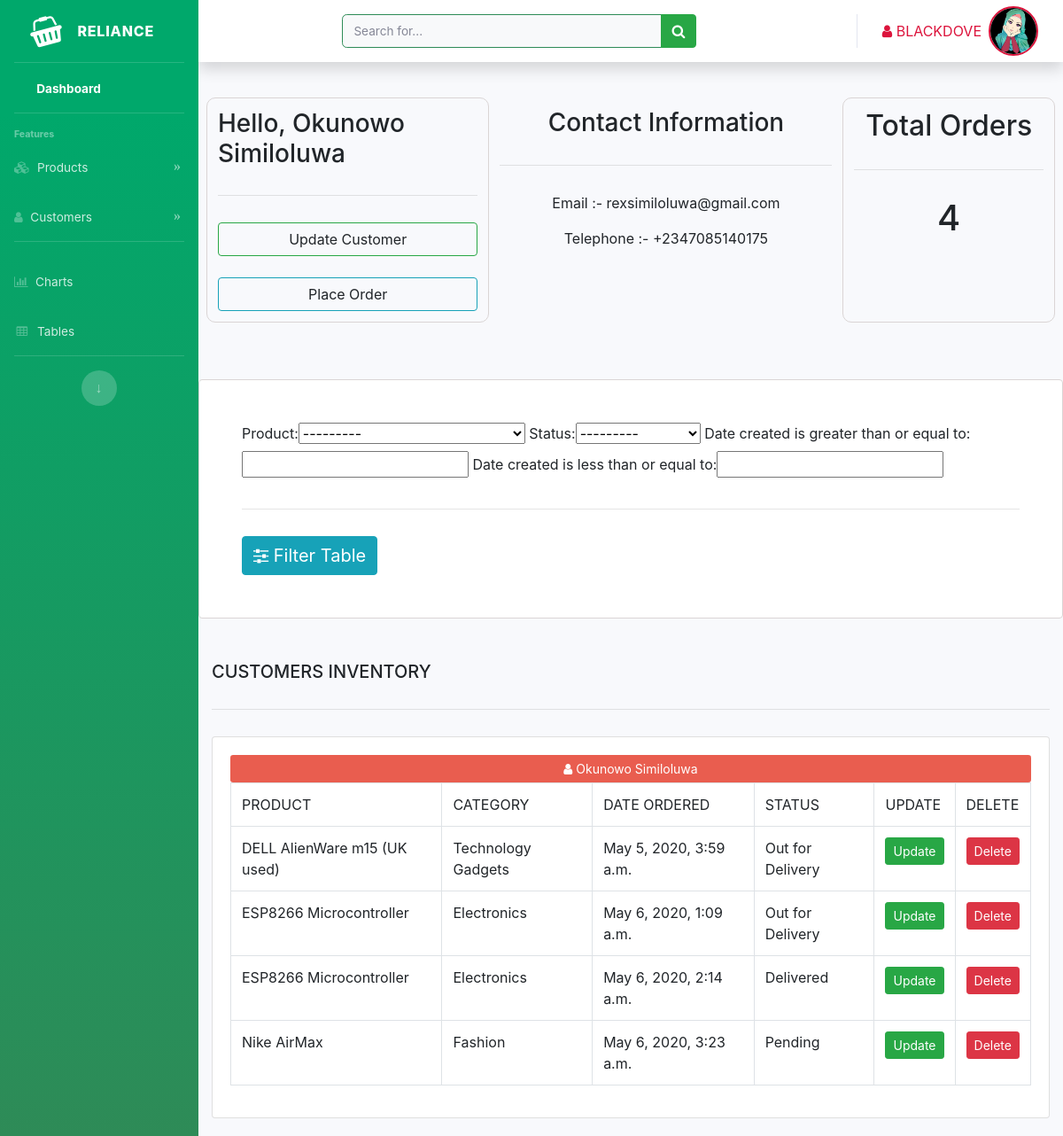
Page /customer/1 (signed in) on the committed database.
### app/models.py (models this page shows, shortened)
class Customer(models.Model):
    user = models.OneToOneField(User, null=True, blank = True, on_delete = models.CASCADE)
    name = models.CharField(max_length = 200, null = True)
    email = models.CharField(max_length = 200, null = True)
    contact = PhoneNumberField(null = True)
    profile_pic = models.ImageField(default="icon4.jpg",null = True, blank = True)
    date_created = models.DateTimeField(default = timezone.now, null=True)

class Order(models.Model):
    STATUS = (
        ('Delivered', 'Delivered'),
        ('Out for Delivery' , 'Out for Delivery'),
        ('Pending', 'Pending')
    )
    customer = models.ForeignKey(Customer, null = True, on_delete = models.SET_NULL)
    product = models.ForeignKey(Product, null = True, on_delete = models.SET_NULL)
    status = models.CharField(max_length = 200, null=True, choices = STATUS)
    date_created = models.DateTimeField(default = timezone.now)

class Product(models.Model):
    CATEGORY = (
        ('Phones', 'Phoness'),
        ('Books', 'Books'),
        ('Fashion', 'Fashion'),
        ('Technology Gadgets','Technology Gadgets'),
        ('Electronics', 'Electronics'),
    )
    name = models.CharField(max_length = 300, null = True)
    price = models.FloatField(null = True)
    category = models.CharField(max_length = 200, null=True, choices = CATEGORY)
    description = models.TextField(max_length = 300, null = True)
    date_created = models.DateTimeField(default = timezone.now)
    def __str__(self):
        return self.name

### app/decorators.py (the view)
        def wrapper_func(request, *args, **kwargs):
            group = None
            if request.user.groups.exists():
                group = request.user.groups.all()[0].name
            if group in allowed_roles:
                return view_func(request, *args, **kwargs)
            else:
                return HttpResponse('You are not authorized to view this page, Please go Back !')

### app/views.py (called while the page is built)
@login_required(login_url = 'login')
@allowed_users(allowed_roles = ['admin'])
def CustomerPage(request, pk):
    customer = Customer.objects.get(id = pk)
    orders = customer.order_set.all()
    filter_customers = OrderFilter(request.GET, queryset = orders)
    orders = filter_customers.qs
    order_count = orders.count()
    context = {
        'customer' : customer,
        'orders' : orders,
        'order_count' : order_count,
        'filter_customers': filter_customers,
    }
    return render(request, 'customer.html', context)

### templates/customer.html (shortened to what this page needs)
{% extends 'base.html' %}
{% block content %}
<div class="container-fluid">
    <div class="row">
        <div class="col-md-4 my-3" style="border: 1px solid rgb(218, 213, 213);padding: 12px;border-radius: 10px;">
            <h3>Hello, {{ customer.name }}</h3>
            <hr>
        <a href=""><button class="btn btn-block border-success my-4">Update Customer</button></a>
       <a href="{% url 'place_order' customer.id %}"><button class="btn btn-block border-info">Place Order</button></a>
        </div>
        <div class="col-md-5 my-3" style="padding: 12px;border-radius: 10px;">
            <h3 class="text-center">Contact Information</h3><hr>
            <div class="text-center">
            <p>Email :- {{ customer.email }}</p>
            <p>Telephone :- {{ customer.contact }}</p>
        </div></div>
        <div class="col-md-3 my-3" style="border: 1px solid rgb(218, 213, 213);padding: 12px;border-radius: 10px;">
            <h2 class="text-center">Total Orders</h2><hr>
            <h1 class="text-center">{{ order_count }}</h1>
        </div>
    </div>
</div>
<div class="card card-body my-5 p-5" style="border: 1px solid rgb(218, 213, 213);">
    <div class="row">
        <div class="col-md-12">
            <form action="" class="" method="GET">
                {{ filter_customers.form }}<hr>
            <button class="btn btn-info" style="font-size: 20px;"><span class="fa fa-sliders "></span>  Filter Table</button>
            </form>
        </div>
    </div>
</div>
<div class="col-md-12">
    <h5>CUSTOMERS INVENTORY</h5>
    <hr>
    <div class="card card-body">
        <a href="" class="btn btn-sm btn-block alizarin text-center"> <span class="fa fa-user"></span> {{ customer.name }}</a>
        <div style="overflow-x: auto;">
        <table class="table table-bordered">
            <tr>
                <th>Product</th>
                <th>Category</th>
                <th>Date Ordered</th>
                <th>Status</th>
                <th>Update</th>
                <th>Delete</th>
            </tr>
            {% for order in orders %}
            <tr>
                <td>{{ order.product.name }}</td>
                <td>{{ order.product.category }}</td>
                <td>{{ order.date_created }}</td>
                <td>{{ order.status }}</td>
                <td><a href="{% url 'update_order' order.id %}" class="btn btn-success btn-sm d-flex justify-content-center">Update</a></td>
                <td><a href="{% url 'delete_order' order.id %}" class="btn btn-danger btn-sm d-flex justify-content-center">Delete</a></td>
            </tr>
            {% endfor %}
        </table>
    </div>
</div></div>
</div>
{% endblock %}

### templates/base.html (shortened to what this page needs)
{% load static %}
<!DOCTYPE html>
<html lang="en">
<head>
    <link rel="stylesheet" href="https://stackpath.bootstrapcdn.com/bootstrap/4.4.1/css/bootstrap.min.css">
    <link rel="stylesheet" href="https://cdnjs.cloudflare.com/ajax/libs/font-awesome/4.7.0/css/font-awesome.min.css">
    <link rel="stylesheet" href="{% static 'css/style.css' %}">
</head>
<body id="page-top">
  <div id="wrapper">
    <ul class="navbar-nav bg-gradient-primary sidebar sidebar-dark accordion" id="accordionSidebar">
      <a class="sidebar-brand d-flex align-items-center justify-content-center" href="{% url 'home' %}">
        <div class="sidebar-brand-icon rotate-n-15">
          <i class="fa fa-shopping-basket"></i>
        </div>
        <div class="sidebar-brand-text mx-3">Reliance</div>
      </a>
      <hr class="sidebar-divider my-0">
      <li class="nav-item active">
        <a class="nav-link" href="{% url 'home' %}">
          <span>Dashboard</span></a>
      </li>
      <hr class="sidebar-divider">
      <div class="sidebar-heading">
        Features
      </div>
      <li class="nav-item">
        <a class="nav-link collapsed" href="#" data-toggle="collapse" data-target="#collapseTwo" aria-expanded="true" aria-controls="collapseTwo">
          <i class="fa fa-cubes"></i>
          <span>Products</span>
        </a>
      </li>
      <li class="nav-item">
        <a class="nav-link collapsed" href="#" data-toggle="collapse" data-target="#collapseUtilities" aria-expanded="true" aria-controls="collapseUtilities">
          <i class="fa fa-user"></i>
          <span>Customers</span>
        </a>
      </li>
      <hr class="sidebar-divider">
      <li class="nav-item">
        <a class="nav-link" href="#">
          <i class="fa fa-bar-chart"></i>
          <span>Charts</span></a>
      </li>
      <li class="nav-item">
        <a class="nav-link" href="#">
          <i class="fa fa-fw fa-table"></i>
          <span>Tables</span></a>
      </li>
      <hr class="sidebar-divider d-none d-md-block">
      <div class="text-center d-none d-md-inline">
        <button class="rounded-circle border-0" id="sidebarToggle"></button>
      </div>
    </ul>
    <div id="content-wrapper" class="d-flex flex-column">
      <div id="content">
        <nav class="navbar navbar-expand navbar-light bg-white topbar mb-4 static-top shadow">
          <div class="searchbar">
          <form class="d-none d-sm-inline-block form-inline mr-auto ml-md-3 my-2 my-md-0 mw-100 navbar-search">
            <div class="input-group">
              <input type="text" class="form-control bg-light border-0 small" placeholder="Search for..." aria-label="Search" aria-describedby="basic-addon2">
              <div class="input-group-append">
                <button class="btn btn-success" type="button">
                  <i class="fa fa-search fa-sm"></i>
                </button>
              </div>
            </div>
          </form></div>
          <ul class="navbar-nav ml-auto">
            <li class="nav-item dropdown no-arrow">
              <a class="nav-link dropdown-toggle" href="#" id="userDropdown" role="button" data-toggle="dropdown" aria-haspopup="true" aria-expanded="false">
                <span style="color: crimson;text-transform: uppercase;" class="mr-2 d-none d-lg-inline"><span class="fa fa-user" ></span>   {{ request.user }}</span>
                <img style="border:2px solid crimson" class="img-profile rounded-circle" src="{% static 'images/alhaja.jpg' %}">
              </a>
            </li>
          </ul>
        </nav>
        {% block content %}
        {% endblock %}
     <link rel="stylesheet" href="https://cdnjs.cloudflare.com/ajax/libs/tempusdominus-bootstrap-4/5.1.2/css/tempusdominus-bootstrap-4.min.css" />
</body>
</html>

### rows in the picture
Customer: name "Okunowo Similoluwa", email "rexsimiloluwa@gmail.com", contact "+2347085140175"
Order: product.name "DELL AlienWare m15 (UK used)", product.category "Technology Gadgets", date_created "May 5, 2020, 3:59 a.m.", status "Out for Delivery"
Order: product.name "ESP8266 Microcontroller", product.category "Electronics", date_created "May 6, 2020, 1:09 a.m.", status "Out for Delivery"
Order: product.name "ESP8266 Microcontroller", product.category "Electronics", date_created "May 6, 2020, 2:14 a.m.", status "Delivered"
Order: product.name "Nike AirMax", product.category "Fashion", date_created "May 6, 2020, 3:23 a.m.", status "Pending"

### other values in the picture
{{ request.user }} "BLACKDOVE"
{{ order_count }} "4"
